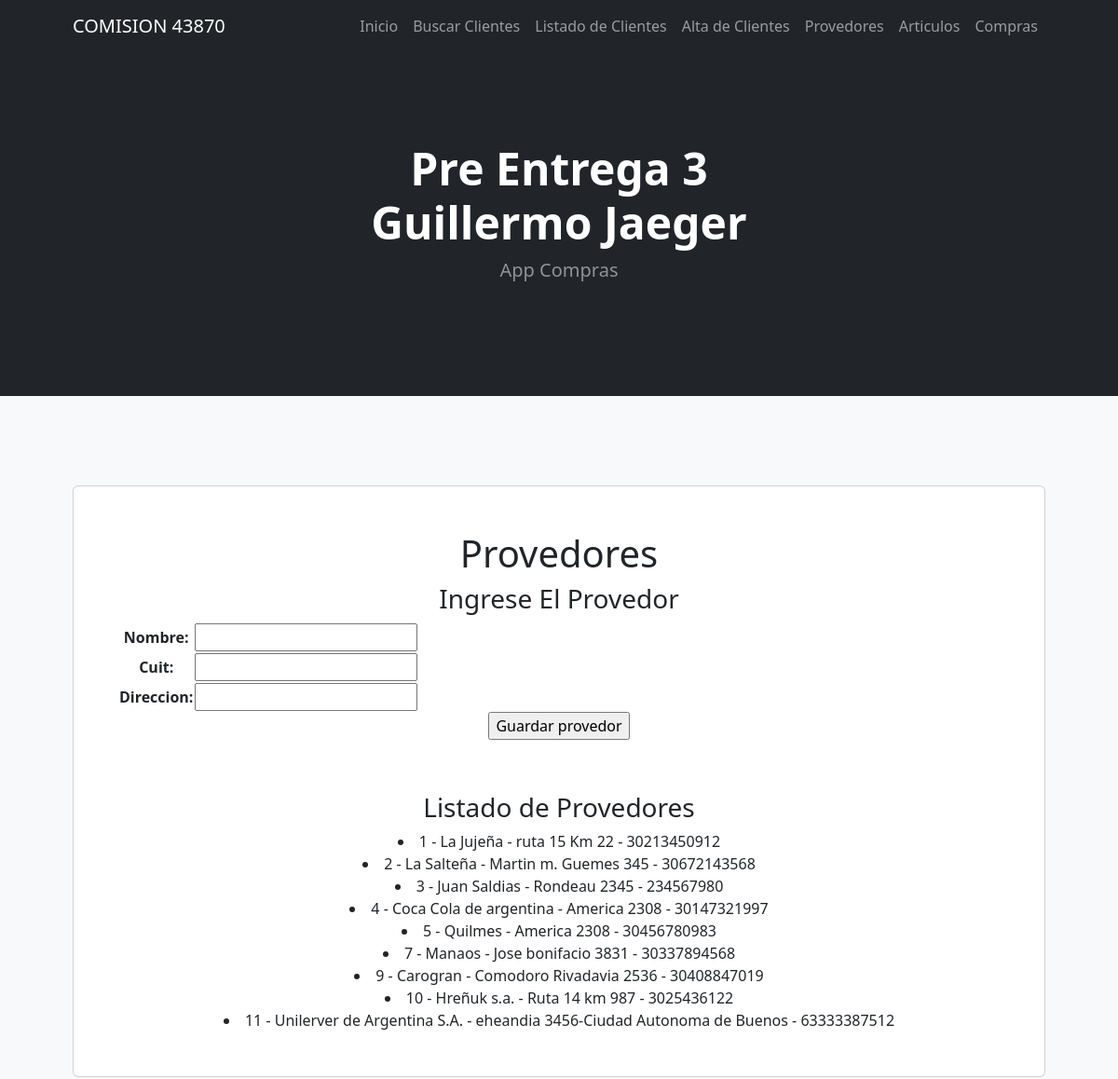
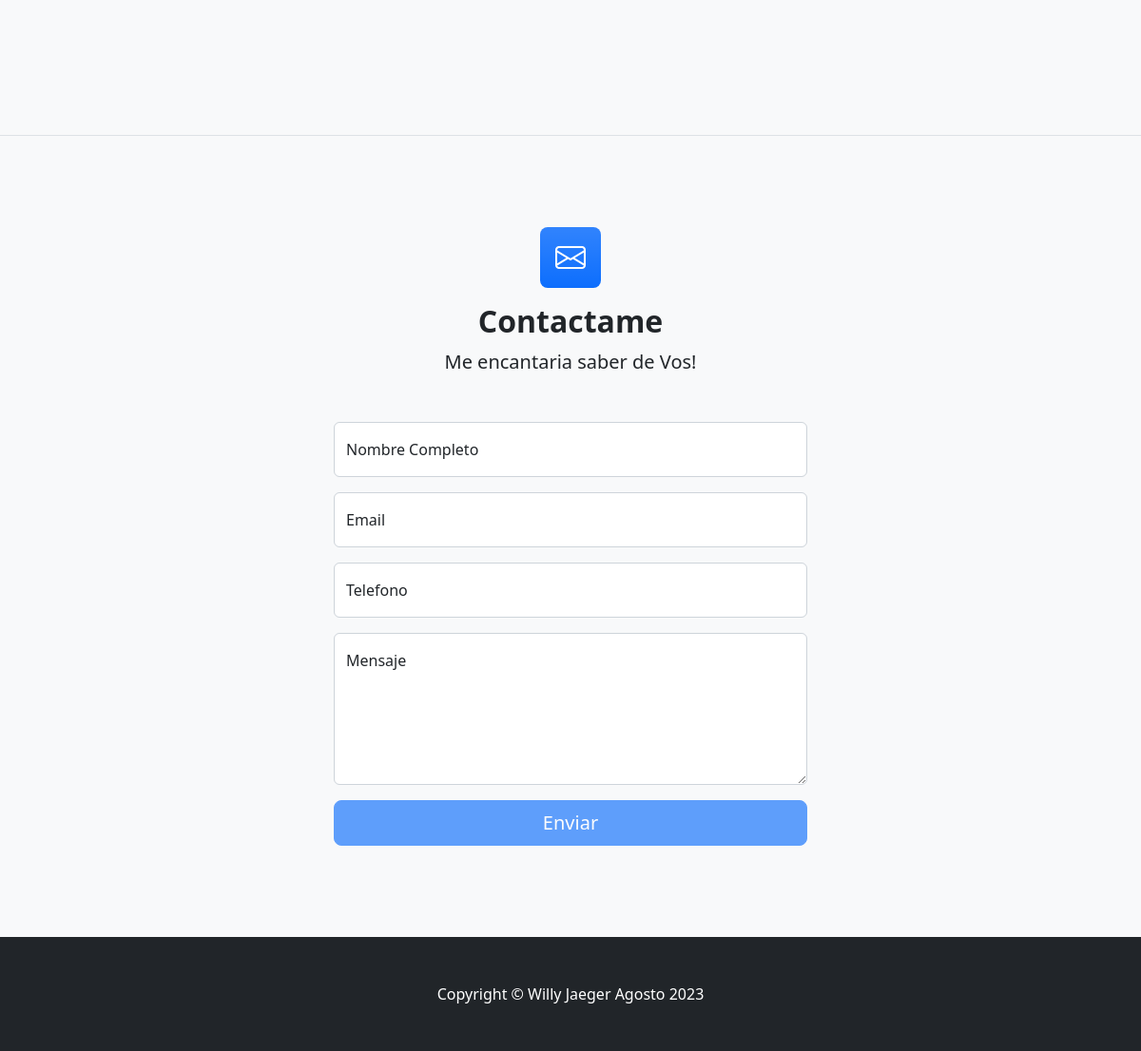
The app's page /AppEntrega3/provedores/ with its own data (2 pictures, top to bottom).
### AppEntrega3/models.py (models this page shows, shortened)
class Provedor(models.Model):
    nombre=models.CharField(max_length=40)
    cuit=models.IntegerField()
    direccion=models.CharField(max_length=40)

### AppEntrega3/views.py (the view)
# urls.py: path('provedores/', provedores, name="provedores"),
def provedores(request):
    if request.method == "POST":
        form=ProvedorForm(request.POST)
        if form.is_valid():
            info=form.cleaned_data
            nombre=info["nombre"]
            cuit=info["cuit"]
            direccion=info["direccion"]
            provedor=Provedor(nombre=nombre,cuit=cuit,direccion=direccion)
            provedor.save()
            formulario_provedor=ProvedorForm()
            return render(request,"provedores.html", {"mensaje":"Provedor Grabado", "formulario":formulario_provedor})
        return render(request,"provedores.html", {"mensaje":"Datos Invalidos"})
    else:
        formulario_provedor=ProvedorForm()
        provedores =Provedor.objects.all()
    return render(request,"provedores.html", {"formulario": formulario_provedor, "provedores":provedores})

### AppEntrega3/forms.py
class ProvedorForm(forms.Form):
    nombre=forms.CharField(max_length=40)
    cuit=forms.IntegerField()
    direccion=forms.CharField(max_length=40)

### AppEntrega3/templates/provedores.html (shortened to what this page needs)
{% extends "padre.html" %}
{% load static %}
{% block titulo1 %}Pre Entrega 3{% endblock %}
{% block titulo2 %}Guillermo Jaeger {% endblock %}
{% block titulo3 %} App Compras {% endblock %}
{% block titulocontenido1 %}Provedores {%endblock%}
{% block titulocontenido2 %} Ingrese El Provedor {%endblock%}
{% block contenido1 %}
    <form action="{% url 'provedores' %}" method="post">{% csrf_token %}
        <table>
            {{ formulario.as_table }}
        </table>
    <input type="submit" value="Guardar provedor">
    </form>
{% endblock %}
{% block titulocontenido3 %} Listado de Provedores {%endblock%}
{% block contenido2 %}
    {% for provedor in provedores %}
    <table>
    <li>{{provedor.id}} - {{provedor.nombre}} - {{provedor.direccion}} - {{provedor.cuit}}</li>
    </table>
    {% endfor%}
{% endblock %}

### AppEntrega3/templates/padre.html (shortened to what this page needs)
<!DOCTYPE html>
<html lang="en">
    <head>
        {% load static %}
        <link href="https://cdn.jsdelivr.net/npm/bootstrap-icons@1.4.1/font/bootstrap-icons.css" rel="stylesheet" />
        <link href="{% static 'css/styles.css' %}" rel="stylesheet" />
    </head>
    <body>
        <nav class="navbar navbar-expand-lg navbar-dark bg-dark">
            <div class="container px-5">
                <a class="navbar-brand" href="{% url 'inicio' %}">COMISION 43870</a>
                <div class="collapse navbar-collapse" id="navbarSupportedContent">
                    <ul class="navbar-nav ms-auto mb-2 mb-lg-0">
                        <li class="nav-item"><a class="nav-link" href="{% url 'inicio' %}">Inicio</a></li>
                        <li class="nav-item"><a class="nav-link" href="{% url 'busquedacliente' %}">Buscar Clientes</a></li>
                        <li class="nav-item"><a class="nav-link" href="{% url 'listarclientes' %}"> Listado de Clientes</a></li>
                        <li class="nav-item"><a class="nav-link" href="{% url 'clientes' %}"> Alta de Clientes</a></li>
                        <li class="nav-item"><a class="nav-link" href="{% url 'provedores' %}">Provedores</a></li>
                        <li class="nav-item"><a class="nav-link" href="{% url 'articulos' %}">Articulos</a></li>
                        <li class="nav-item"><a class="nav-link" href="{% url 'compras' %}">Compras</a></li>
                </div>
            </div>
        </nav>
        <header class="bg-dark py-5">
            <div class="container px-6">
                <div class="row gx-5 justify-content-center">
                    <div class="col-lg-6">
                        <div class="text-center my-5">
                            <h1 class="display-5 fw-bolder text-white mb-2">{% block titulo1 %} {%endblock%} <br> {% block titulo2 %} {%endblock%}</h1>
                            <p class="lead text-white-50 mb-4">{% block titulo3 %} {%endblock%}</p>
                        </div>
                    </div>
                </div>
            </div>
        </header>
        <section class="bg-light py-5 border-bottom">
            <div class="container px-5 my-5">
                <div class="row gx-0 justify-content-center">
                    <div class="card mb-5 mb-xl-5">
                        <div class="card-body p-5">
                            <div style="text-align: center;">
                                <h1>{% block titulocontenido1 %} {%endblock%}</h1>
                                <h3>{% block titulocontenido2 %} {%endblock%}</h3>
                                <table style="margin: auto;">
                                    {% block contenido1 %}{% endblock %}
                                </table>
                                <br><br>
                                <h3>{% block titulocontenido3 %} {% endblock %}</h3>                                <table style="margin: auto;">
                                    {% block contenido2 %}
                                   {% endblock %}
                                </table>
                            </div>
                         </div>
                      </div>
                </div>
        </section>
        <section class="bg-light py-5">
            <div class="container px-5 my-5 px-5">
                <div class="text-center mb-5">
                    <div class="feature bg-primary bg-gradient text-white rounded-3 mb-3"><i class="bi bi-envelope"></i></div>
                    <h2 class="fw-bolder">Contactame</h2>
                    <p class="lead mb-0">Me encantaria saber de Vos!</p>
                </div>
                <div class="row gx-5 justify-content-center">
                    <div class="col-lg-6">
                        <form id="contactForm" data-sb-form-api-token="API_TOKEN">
                            <div class="form-floating mb-3">
                                <input class="form-control" id="name" type="text" placeholder="Enter your name..." data-sb-validations="required" />
                                <label for="name">Nombre Completo</label>
                            </div>
                            <div class="form-floating mb-3">
                                <input class="form-control" id="email" type="email" placeholder="name@example.com" data-sb-validations="required,email" />
                                <label for="email">Email</label>
                            </div>
                            <div class="form-floating mb-3">
                                <input class="form-control" id="phone" type="tel" placeholder="(123) 456-7890" data-sb-validations="required" />
                                <label for="phone">Telefono</label>
                            </div>
                            <div class="form-floating mb-3">
                                <textarea class="form-control" id="message" type="text" placeholder="Enter your message here..." style="height: 10rem" data-sb-validations="required"></textarea>
                                <label for="message">Mensaje</label>
                            </div>
                            <div class="d-grid"><button class="btn btn-primary btn-lg disabled" id="submitButton" type="submit">Enviar</button></div>
                        </form>
                    </div>
                </div>
            </div>
        </section>
        <footer class="py-5 bg-dark">
            <div class="container px-5"><p class="m-0 text-center text-white">Copyright &copy; Willy Jaeger Agosto 2023</p></div>
        </footer>
    </body>
</html>

### records on screen
Provedor: id "1", nombre "La Jujeña", direccion "ruta 15 Km 22", cuit "30213450912"
Provedor: id "2", nombre "La Salteña", direccion "Martin m. Guemes 345", cuit "30672143568"
Provedor: id "3", nombre "Juan Saldias", direccion "Rondeau 2345", cuit "234567980"
Provedor: id "4", nombre "Coca Cola de argentina", direccion "America 2308", cuit "30147321997"
Provedor: id "5", nombre "Quilmes", direccion "America 2308", cuit "30456780983"
Provedor: id "7", nombre "Manaos", direccion "Jose bonifacio 3831", cuit "30337894568"
Provedor: id "9", nombre "Carogran", direccion "Comodoro Rivadavia 2536", cuit "30408847019"
Provedor: id "10", nombre "Hreñuk s.a.", direccion "Ruta 14 km 987", cuit "3025436122"
Provedor: id "11", nombre "Unilerver de Argentina S.A.", direccion "eheandia 3456-Ciudad Autonoma de Buenos", cuit "63333387512"
